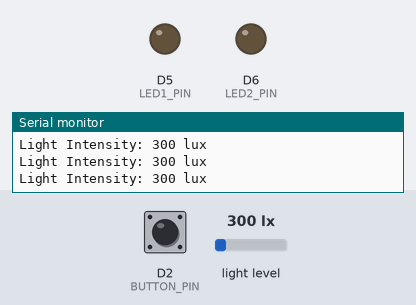
This sketch was run on a simulated Arduino Nano 33 IoT. Parts: output pins drawn as LEDs (lit = HIGH), the last lines printed to the serial monitor. The inputs (shaded band) are chosen by the test bench; at power-on: light level 300 lx, D2 (BUTTON_PIN) HIGH.

Above: at 1.3 s.
1.4 s: light level set to 21 lx
2.9 s: light level set to 17 lx
At 4.2 s:
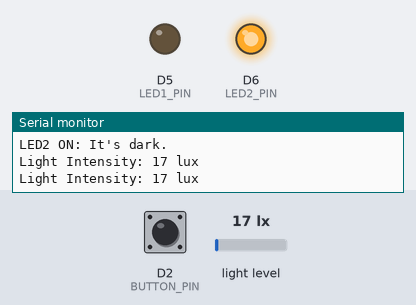
4.5 s: D2 (BUTTON_PIN) pulled LOW for 0.6 s
At 5.5 s:
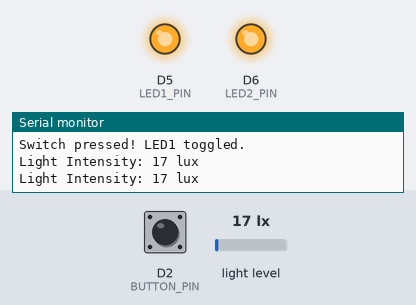
6.6 s: light level set to 40 lx
At 7.4 s:
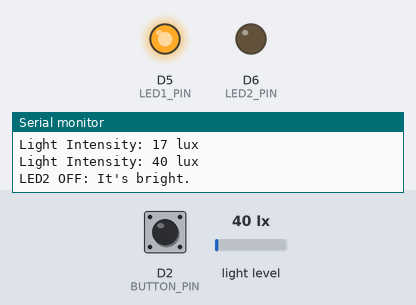
8.5 s: light level set to 0 lx
At 9.7 s:
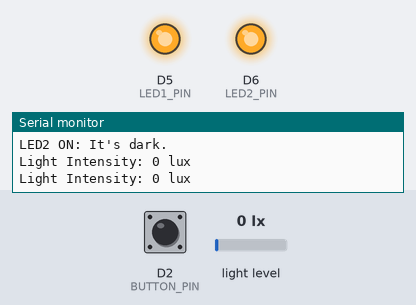
10.0 s: light level set to 500 lx
At 11.0 s:
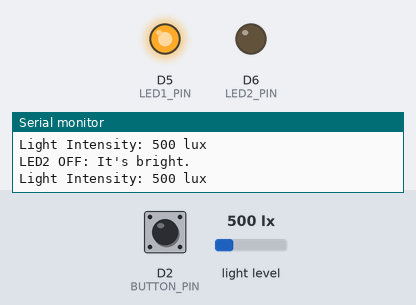
Timing chart, 0 to 12.5 s (numbered marks = the images above; inputs shaded):
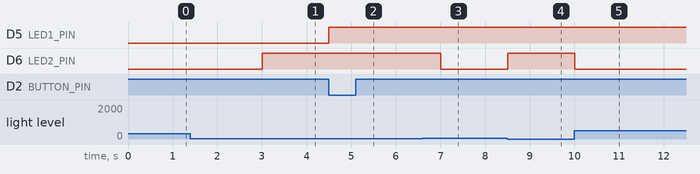

Measured:
- the behaviour switches between 20 and 19 lx on light level (found by bisection; images 0 and 1)
- after the input at 2.9 s, D6 (LED2_PIN): LOW → HIGH after 0.10 s
- after the input at 4.5 s, D5 (LED1_PIN): LOW → HIGH at once
- after the input at 6.6 s, D6 (LED2_PIN): HIGH → LOW after 0.40 s
- after the input at 8.5 s, D6 (LED2_PIN): LOW → HIGH at once
- after the input at 10.0 s, D6 (LED2_PIN): HIGH → LOW at once

The sketch:

task_4.2c_may13a.ino
```cpp
#include "arduino_secrets.h"
#include <Wire.h>
#include <BH1750FVI.h>

#define BUTTON_PIN 2       // Switch connected to pin 2
#define LED1_PIN 5         // LED1 toggled by switch
#define LED2_PIN 6         // LED2 controlled by light sensor

BH1750FVI LightSensor(BH1750FVI::k_DevModeContHighRes);  // Continuous mode, high resolution

volatile bool isButtonPressed = false;
bool led2State = false;

void onButtonPress() {
  isButtonPressed = true;
}

void setup() {
  Serial.begin(9600);

  pinMode(BUTTON_PIN, INPUT_PULLUP);
  pinMode(LED1_PIN, OUTPUT);
  pinMode(LED2_PIN, OUTPUT);

  digitalWrite(LED1_PIN, LOW);
  digitalWrite(LED2_PIN, LOW);

  attachInterrupt(digitalPinToInterrupt(BUTTON_PIN), onButtonPress, FALLING);

  Wire.begin();
  LightSensor.begin();
}

void loop() {
  // Handle switch
  if (isButtonPressed) {
    isButtonPressed = false;
    digitalWrite(LED1_PIN, !digitalRead(LED1_PIN));
    Serial.println("Switch pressed! LED1 toggled.");
  }

  // Read lux from sensor
  uint16_t lux = LightSensor.GetLightIntensity();

  Serial.print("Light Intensity: ");
  Serial.print(lux);
  Serial.println(" lux");

  // Toggle LED2 based on brightness
  if (lux < 20) {
    if (!led2State) {
      digitalWrite(LED2_PIN, HIGH);
      led2State = true;
      Serial.println("LED2 ON: It's dark.");
    }
  } else {
    if (led2State) {
      digitalWrite(LED2_PIN, LOW);
      led2State = false;
      Serial.println("LED2 OFF: It's bright.");
    }
  }

  delay(500);
}
```

arduino_secrets.h
```cpp
#define SECRET_OPTIONAL_PASS ""
#define SECRET_SSID ""
```
